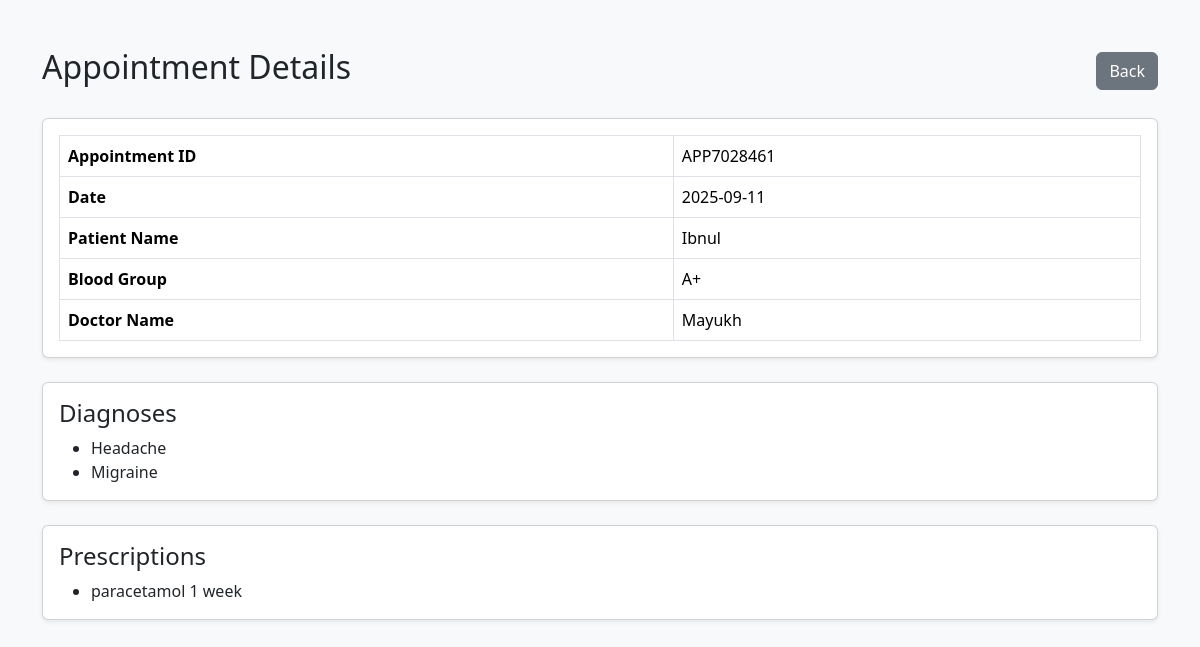
Screenshot of /HospitalDBMS/view_treatment.php?app_id=APP7028461 (signed in) with the database file from the repository.
### tables this page shows
CREATE TABLE `appointment` (
  `App_ID` char(10) NOT NULL,
  `Time` time NOT NULL,
  `Date` date NOT NULL,
  `Status` varchar(20) NOT NULL DEFAULT 'Upcoming',
  `Doctor_ID` char(10) NOT NULL,
  `Patient_ID` char(10) NOT NULL
);

CREATE TABLE `person` (
  `PID` char(10) NOT NULL,
  `Name` varchar(50) NOT NULL,
  `DateofBirth` date NOT NULL,
  `email` varchar(100) NOT NULL,
  `Phone` char(14) NOT NULL,
  `password` varchar(25) NOT NULL
);

CREATE TABLE `patient` (
  `PID` char(10) NOT NULL,
  `BloodGroup` char(5) NOT NULL,
  `HasInsurance` tinyint(1) NOT NULL
);

### HospitalDBMS/view_treatment.php (the view, shortened to what this page needs)
<?php
include "dbconnect.php";
$patient_id = $_SESSION['pid'];
$app_id = $_GET['app_id'];
$stmt = $conn->prepare("
    SELECT a.App_ID, a.Date, p.Name AS PatientName, pat.BloodGroup, dtr.PID AS DoctorID, d.Name AS DoctorName
    FROM appointment a
    JOIN patient pat ON a.Patient_ID=pat.PID
    JOIN person p ON pat.PID=p.PID
    JOIN doctor dtr ON a.Doctor_ID=dtr.PID
    JOIN person d ON dtr.PID=d.PID
    WHERE a.App_ID=? AND a.Patient_ID=?
");
$stmt->bind_param("ss", $app_id, $patient_id);
$stmt->execute();
$appointment = $stmt->get_result()->fetch_assoc();
$stmt = $conn->prepare("SELECT Diagnosis FROM app_diag WHERE App_ID=?");
$stmt->bind_param("s", $app_id);
$stmt->execute();
$diag_result = $stmt->get_result();
$diagnoses = [];
while ($row = $diag_result->fetch_assoc()) {
    $diagnoses[] = $row['Diagnosis'];
}
$stmt = $conn->prepare("SELECT Prescription FROM app_presc WHERE App_ID=?");
$stmt->bind_param("s", $app_id);
$stmt->execute();
$presc_result = $stmt->get_result();
$prescriptions = [];
while ($row = $presc_result->fetch_assoc()) {
    $prescriptions[] = $row['Prescription'];
}
?>
<!DOCTYPE html>
<html>
<head>
    <link href="https://cdn.jsdelivr.net/npm/bootstrap@5.3.2/dist/css/bootstrap.min.css" rel="stylesheet">
</head>
<body class="bg-light">
<div class="container my-5">
    <div class="d-flex justify-content-between align-items-center mb-4">
        <h2>Appointment Details</h2>
        <a href="patient.php" class="btn btn-secondary">Back</a>
    </div>
    <div class="card shadow-sm mb-4">
        <div class="card-body">
            <table class="table table-bordered mb-0 w-100">
                <tr>
                    <th>Appointment ID</th>
                    <td><?php echo htmlspecialchars($appointment['App_ID']); ?></td>
                </tr>
                <tr>
                    <th>Date</th>
                    <td><?php echo htmlspecialchars($appointment['Date']); ?></td>
                </tr>
                <tr>
                    <th>Patient Name</th>
                    <td><?php echo htmlspecialchars($appointment['PatientName']); ?></td>
                </tr>
                <tr>
                    <th>Blood Group</th>
                    <td><?php echo htmlspecialchars($appointment['BloodGroup']); ?></td>
                </tr>
                <tr>
                    <th>Doctor Name</th>
                    <td><?php echo htmlspecialchars($appointment['DoctorName']); ?></td>
                </tr>
            </table>
        </div>
    </div>
    <div class="card shadow-sm mb-4">
        <div class="card-body">
            <h4>Diagnoses</h4>
            <?php if (count($diagnoses) > 0): ?>
                <ul class="mb-0">
                    <?php foreach ($diagnoses as $diag): ?>
                        <li><?php echo htmlspecialchars($diag); ?></li>
                    <?php endforeach; ?>
                </ul>
            <?php else: ?>
                <p class="mb-0">No diagnoses recorded yet.</p>
            <?php endif; ?>
        </div>
    </div>
    <div class="card shadow-sm">
        <div class="card-body">
            <h4>Prescriptions</h4>
            <?php if (count($prescriptions) > 0): ?>
                <ul class="mb-0">
                    <?php foreach ($prescriptions as $presc): ?>
                        <li><?php echo htmlspecialchars($presc); ?></li>
                    <?php endforeach; ?>
                </ul>
            <?php else: ?>
                <p class="mb-0">No prescriptions recorded yet.</p>
            <?php endif; ?>
        </div>
    </div>
</div>
</body>
</html>

### rows the page displays
appointment: App_ID "APP7028461", Date "2025-09-11", person.Name "Ibnul", Patient_ID.BloodGroup "A+", person.Name "Mayukh"

### other values shown
$diag "Headache"
$diag "Migraine"
$presc "paracetamol 1 week"
